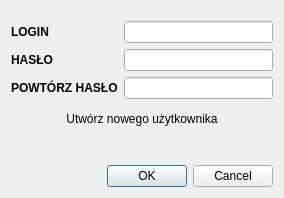
<?xml version="1.0" encoding="UTF-8"?>
<ui version="4.0">
 <class>newUser</class>
 <widget class="QDialog" name="newUser">
  <property name="windowModality">
   <enum>Qt::WindowModal</enum>
  </property>
  <property name="geometry">
   <rect>
    <x>0</x>
    <y>0</y>
    <width>284</width>
    <height>198</height>
   </rect>
  </property>
  <property name="windowTitle">
   <string>Nowy użytkownik</string>
  </property>
  <property name="windowIcon">
   <iconset resource="../../Terminator_client.qrc">
    <normaloff>:/Terminator_client/src/img/logo.ico</normaloff>:/Terminator_client/src/img/logo.ico</iconset>
  </property>
  <layout class="QVBoxLayout" name="verticalLayout">
   <item>
    <spacer name="verticalSpacer">
     <property name="orientation">
      <enum>Qt::Vertical</enum>
     </property>
     <property name="sizeType">
      <enum>QSizePolicy::Fixed</enum>
     </property>
     <property name="sizeHint" stdset="0">
      <size>
       <width>20</width>
       <height>10</height>
      </size>
     </property>
    </spacer>
   </item>
   <item>
    <layout class="QFormLayout" name="formLayout">
     <item row="0" column="0">
      <widget class="QLabel" name="label_login">
       <property name="font">
        <font>
         <bold>true</bold>
        </font>
       </property>
       <property name="text">
        <string>LOGIN</string>
       </property>
      </widget>
     </item>
     <item row="0" column="1">
      <widget class="QLineEdit" name="lineEdit_login"/>
     </item>
     <item row="1" column="0">
      <widget class="QLabel" name="label_pass1">
       <property name="font">
        <font>
         <bold>true</bold>
        </font>
       </property>
       <property name="text">
        <string>HASŁO</string>
       </property>
      </widget>
     </item>
     <item row="1" column="1">
      <widget class="QLineEdit" name="lineEdit_pass1">
       <property name="echoMode">
        <enum>QLineEdit::Password</enum>
       </property>
      </widget>
     </item>
     <item row="2" column="0">
      <widget class="QLabel" name="label_pass2">
       <property name="font">
        <font>
         <bold>true</bold>
        </font>
       </property>
       <property name="text">
        <string>POWTÓRZ HASŁO</string>
       </property>
      </widget>
     </item>
     <item row="2" column="1">
      <widget class="QLineEdit" name="lineEdit_pass2">
       <property name="echoMode">
        <enum>QLineEdit::Password</enum>
       </property>
      </widget>
     </item>
    </layout>
   </item>
   <item>
    <widget class="QLabel" name="label_info">
     <property name="minimumSize">
      <size>
       <width>0</width>
       <height>28</height>
      </size>
     </property>
     <property name="maximumSize">
      <size>
       <width>16777215</width>
       <height>28</height>
      </size>
     </property>
     <property name="text">
      <string>Utwórz nowego użytkownika</string>
     </property>
     <property name="alignment">
      <set>Qt::AlignCenter</set>
     </property>
    </widget>
   </item>
   <item>
    <spacer name="verticalSpacer_2">
     <property name="orientation">
      <enum>Qt::Vertical</enum>
     </property>
     <property name="sizeHint" stdset="0">
      <size>
       <width>20</width>
       <height>40</height>
      </size>
     </property>
    </spacer>
   </item>
   <item>
    <widget class="QDialogButtonBox" name="buttonBox">
     <property name="orientation">
      <enum>Qt::Horizontal</enum>
     </property>
     <property name="standardButtons">
      <set>QDialogButtonBox::Cancel|QDialogButtonBox::Ok</set>
     </property>
    </widget>
   </item>
  </layout>
 </widget>
 <resources>
  <include location="../../Terminator_client.qrc"/>
 </resources>
 <connections>
  <connection>
   <sender>buttonBox</sender>
   <signal>accepted()</signal>
   <receiver>newUser</receiver>
   <slot>accept()</slot>
   <hints>
    <hint type="sourcelabel">
     <x>248</x>
     <y>254</y>
    </hint>
    <hint type="destinationlabel">
     <x>157</x>
     <y>274</y>
    </hint>
   </hints>
  </connection>
  <connection>
   <sender>buttonBox</sender>
   <signal>rejected()</signal>
   <receiver>newUser</receiver>
   <slot>reject()</slot>
   <hints>
    <hint type="sourcelabel">
     <x>316</x>
     <y>260</y>
    </hint>
    <hint type="destinationlabel">
     <x>286</x>
     <y>274</y>
    </hint>
   </hints>
  </connection>
 </connections>
</ui>
